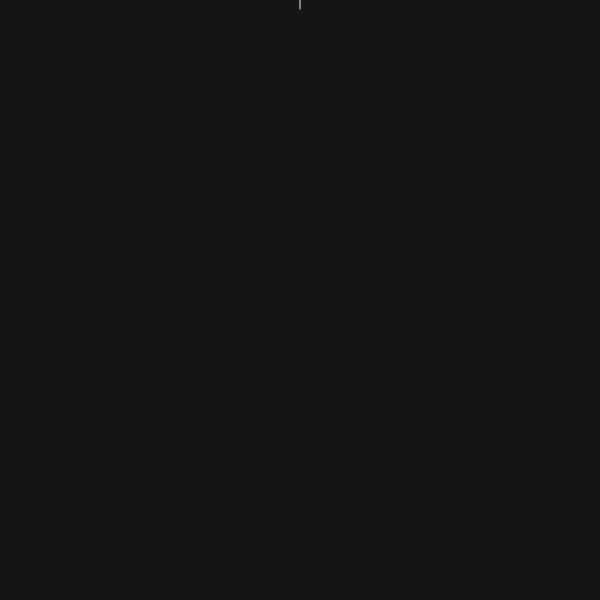
Frame 1 (no input)
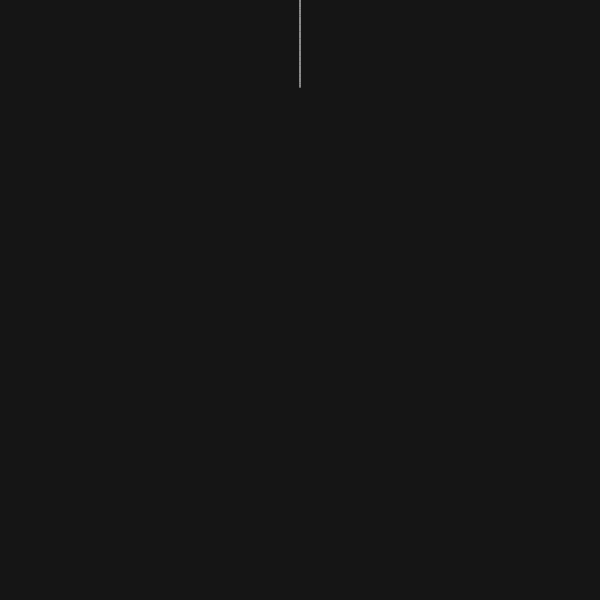
Frame 60 (no input)
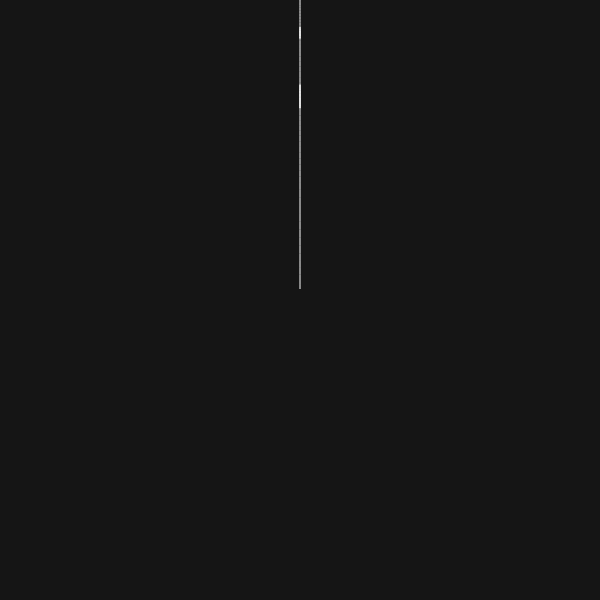
Frame 120 (the mouse pressed at the canvas centre since frame 60)

The p5.js sketch that drew these frames (run headless with seeded random() and noise() and a simulated clock; from frame 60 on, the mouse is pressed at the canvas centre):

// p5.js sketch
// ── sketch.js
const particles = []
const springs = []
const spacing = 1
let gravity = null
const k = 0.1

function setup() {
  createCanvas(600, 600)

  for (let i = 0; i < 10; i++) {
    particles.push(new Particle(width / 2, i * spacing))

    if (i !== 0) {
      const a = particles[i]
      const b = particles[i - 1]
      const spring = new Spring(k, spacing, a, b)
      springs.push(spring)
    }
  }
  particles[0].isLocked = true

  gravity = createVector(0, 0.1)
}

function draw() {
  background(21)

  for (const spring of springs) {
    spring.update()
    // spring.show()
  }

  noFill()
  stroke(255)
  beginShape()

  const head = particles[0]

  curveVertex(head.position.x, head.position.y)

  for (const particle of particles) {
    particle.applyForce(gravity)
    particle.update()
    curveVertex(particle.position.x, particle.position.y)
    // particle.show()
  }

  const tail = particles[particles.length - 1]

  curveVertex(tail.position.x, tail.position.y)

  endShape()

  if (mouseIsPressed) {
    tail.position.set(mouseX, mouseY)
    tail.velocity.set(0, 0)
  }

}

class Spring {
  constructor(k, len, objA, objB) {
    this.k = k
    this.len = len
    this.objA = objA
    this.objB = objB
  }

  update() {
    const force = p5.Vector.sub(this.objB.position, this.objA.position)
    const x = force.mag() - this.len

    force.normalize()

    force.mult(this.k * x)
    this.objA.applyForce(force)
    force.mult(-1)
    this.objB.applyForce(force)

  }

  show() {
    strokeWeight(4)
    stroke(255)

    line(this.objA.position.x, this.objA.position.y, this.objB.position.x, this.objB.position.y)
  }
}

class Particle {
  constructor(x, y) {
    this.position = createVector(x, y)
    this.acceleration = createVector(0, 0)
    this.velocity = createVector(0, 0)
    this.mass = 1

    this.isLocked = false;
  }

  applyForce(force) {
    const f = force.copy()

    f.div(this.mass)
    this.acceleration.add(f)
  }

  update() {
    if (!this.isLocked) {
      this.velocity.mult(0.99)
      this.velocity.add(this.acceleration)
      this.position.add(this.velocity)
      this.acceleration.mult(0)
    }
  }

  show() {
    fill(255)
    circle(this.position.x, this.position.y, 10)
  }

}
